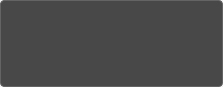
<?xml version="1.0" encoding="UTF-8"?>
<ui version="4.0">
 <class>Dialog</class>
 <widget class="QDialog" name="Dialog">
  <property name="geometry">
   <rect>
    <x>0</x>
    <y>0</y>
    <width>223</width>
    <height>87</height>
   </rect>
  </property>
  <property name="windowTitle">
   <string>温馨提醒</string>
  </property>
  <property name="styleSheet">
   <string notr="true">QTextBrowser {
        border-radius: 4px;
        height: 25px;
        border: 1px solid rgb(100, 100, 100);
        background: rgb(72, 72, 73);
}
QTextBrowser:enabled {
        color: rgb(175, 175, 175);
}
QTextBrowser:enabled:hover, QTextBrowser:enabled:focus {
        color: rgb(230, 230, 230);
}
QTextBrowser:!enabled {
        color: rgb(155, 155, 155);
}
</string>
  </property>
  <layout class="QHBoxLayout" name="horizontalLayout">
   <property name="spacing">
    <number>0</number>
   </property>
   <property name="leftMargin">
    <number>0</number>
   </property>
   <property name="topMargin">
    <number>0</number>
   </property>
   <property name="rightMargin">
    <number>0</number>
   </property>
   <property name="bottomMargin">
    <number>0</number>
   </property>
   <item>
    <widget class="QTextBrowser" name="textBrowser">
     <property name="styleSheet">
      <string notr="true"/>
     </property>
    </widget>
   </item>
  </layout>
 </widget>
 <resources/>
 <connections/>
</ui>
